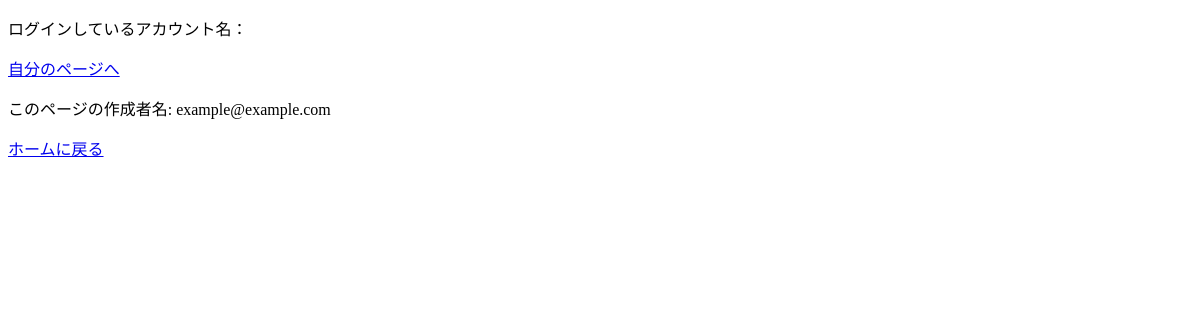
The app's page /blog/home_page/mypage/30d0cb0d69ec4811b2bfdd1921834cbe, older data.
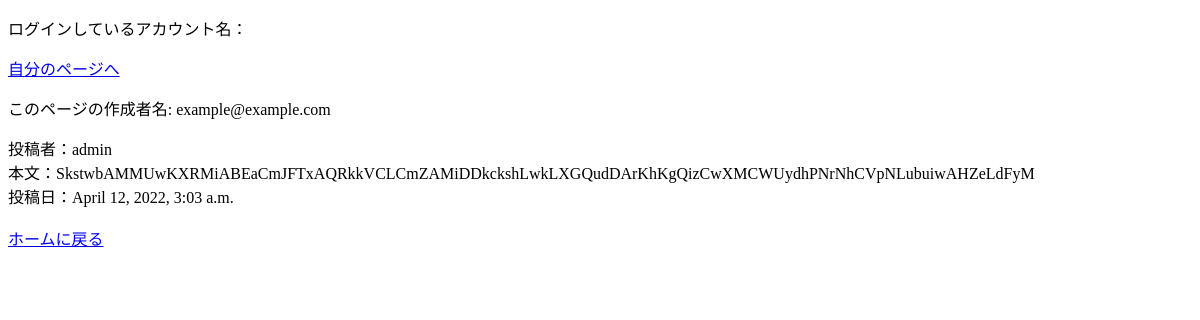
The same page, newer data.
### blog_app/models.py (models this page shows)
class ArticleModel(models.Model):
    posted_by = models.ForeignKey(User, on_delete=models.CASCADE, verbose_name='投稿者')
    posted_text = models.CharField(max_length=200,default="テキスト")
    posted_at = models.DateTimeField(default=timezone.now(), blank=True)
    id = models.UUIDField(primary_key=True, default=uuid.uuid4, editable=False)

### users/models.py (models this page shows, shortened)
class User(AbstractBaseUser, PermissionsMixin):
    username_validator = UnicodeUsernameValidator()
    id = models.UUIDField(primary_key=True, default=uuid.uuid4, editable=False)
    username = models.CharField(_("username"), max_length=50, validators=[username_validator], blank=False)
    email = models.EmailField(
        verbose_name='email address',
        max_length=255,
        unique=True,
    )
    is_staff = models.BooleanField(
        _("staff status"),
        default=False,
        help_text=_("Designates whether the user can log into this admin site."),
    )
    is_active = models.BooleanField(
        _("active"),
        default=True,
        help_text=_(
            "Designates whether this user should be treated as active. "
            "Unselect this instead of deleting accounts."
        ),
    )
    date_joined = models.DateTimeField(_("date joined"), default=timezone.now)
    objects = UserManager()
    EMAIL_FIELD = "email"
    USERNAME_FIELD = 'email'
    REQUIRED_FIELDS = ['username'] # Email & Password are required by default.
    class Meta:
        verbose_name = _("user")
        verbose_name_plural = _("users")
    def __str__(self):
        return self.username

### blog_app/views.py (the view)
# urls.py: path('home_page/mypage/<userid>', views.MyPageView.as_view(), name='my_page'),
class MyPageView(DetailView):
    template_name = 'my_home.html'
    model = ArticleModel
    def get_context_data(self, **kwargs):
        ctxt = super().get_context_data()
        ctxt["object_list"] = ArticleModel.objects.all()
        ownerPk = self.kwargs['userid']
        ctxt['page_owner'] = User.objects.get(pk=ownerPk)
        return ctxt
    def get_object(self, queryset=None):
        if queryset is None:
            queryset = self.get_queryset()
        pk = self.kwargs['userid']
        if pk is not None:
            queryset = queryset.filter(posted_by=pk)
        try:
            objs = queryset.filter()
        except queryset.model.DoesNotExist:
            raise Http404(
                _("No %(verbose_name)s found matching the query")
                % {"verbose_name": queryset.model._meta.verbose_name}
            )
        return objs

### templates/my_home.html
{% extends '_base.html' %}
{% block main %}
    <div>
        <p>このページの作成者名: {{ page_owner.email }}</p>
    </div>
    {% for i in object_list %}
        {% if page_owner.id == i.posted_by.id %}
        <div class="article_contents posted_by">
            投稿者：{{ i.posted_by }}
        </div>
        <div class="article_contents posted_text">
            本文：{{ i.posted_text }}
        </div>
        <div class="article_contents posted_at">
            投稿日：{{ i.posted_at }}
        </div>
        <br>
        {% endif %}
    {% endfor %}
{% endblock %}

Row changes from the older to the newer data that the page shows:
added ArticleModel: posted_by "admin", posted_text "SkstwbAMMUwKXRMiABEaCmJFTxAQRkkVCLCmZAMiDDkckshLwkLXGQudDArKhKgQizCwXMCWUydhPNrNhCVpNLubuiwAHZeLdFyM", posted_at "April 12, 2022, 3:03 a.m."
